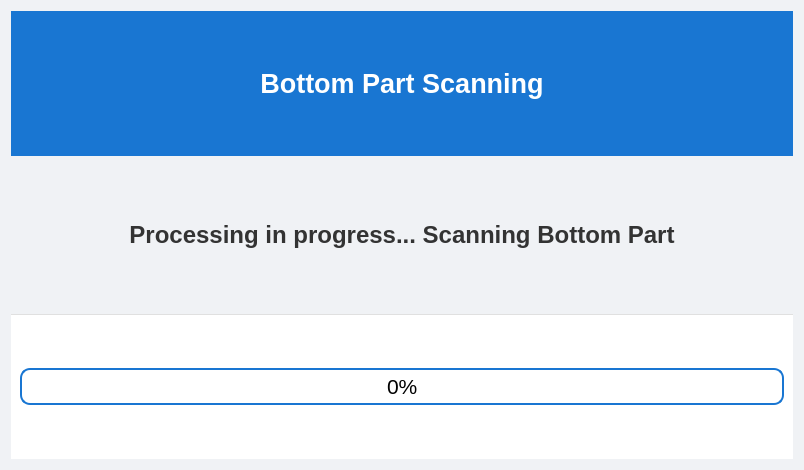
<?xml version="1.0" encoding="UTF-8"?>
<ui version="4.0">
 <class>BottomScanScreen</class>
 <widget class="QWidget" name="BottomScanScreen">
  <property name="geometry">
   <rect>
    <x>0</x>
    <y>0</y>
    <width>804</width>
    <height>470</height>
   </rect>
  </property>
  <property name="sizePolicy">
   <sizepolicy hsizetype="Preferred" vsizetype="Fixed">
    <horstretch>0</horstretch>
    <verstretch>0</verstretch>
   </sizepolicy>
  </property>
  <property name="windowTitle">
   <string>Bottom Part Scanning</string>
  </property>
  <property name="styleSheet">
   <string notr="true">
#BottomScanScreen {
    background-color: #f0f2f5;
    font-family: Arial, sans-serif;
}

/* Header */
#headerFrame {
    background-color: #1976d2;
}
#headerLabel {
    color: white;
    font-size: 20pt;
    font-weight: bold;
}

/* Tip Box Styles */
QFrame.TipBox { /* Using a class-like selector for the common style */
    min-width: 20px;
    max-width: 20px;
    min-height: 20px;
    max-height: 20px;
    border: 2px solid #1976d2; /* Blue Border */
    background-color: #e3f2fd; /* Light Blue Fill (Active Indicator) */
    border-radius: 4px;
}
QFrame#selectedTipBox {
    background-color: white; /* Make the 'Selected Part' box less prominent/active */
    border-color: #e0e0e0;
}


/* Scanning Labels */
#scanLabel {
    font-size: 18pt;
    font-weight: bold;
    color: #333;
    /* Removed redundant qproperty-alignment as it's set by layout */
}
#selectedPartLabel {
    font-size: 16pt;
    color: #555;
    /* Removed redundant qproperty-alignment as it's set by layout */
}

/* Progress Bar */
QProgressBar {
    border: 2px solid #1976d2;
    border-radius: 10px;
    text-align: center;
    font-size: 16pt;
}
QProgressBar::chunk {
    background-color: #4CAF50; /* Changed to green for process progress */
}

/* Footer (Progress Bar is now here) */
#footerFrame {
    background-color: #ffffff;
    border-top: 1px solid #e0e0e0;
}
   </string>
  </property>
  <layout class="QVBoxLayout" name="verticalLayoutMain">
   <item>
    <widget class="QFrame" name="headerFrame">
     <property name="minimumSize">
      <size>
       <width>0</width>
       <height>80</height>
      </size>
     </property>
     <layout class="QHBoxLayout" name="headerLayout">
      <item>
       <widget class="QLabel" name="headerLabel">
        <property name="text">
         <string>Bottom Part Scanning</string>
        </property>
        <property name="alignment">
         <set>Qt::AlignCenter</set>
        </property>
       </widget>
      </item>
     </layout>
    </widget>
   </item>
   <item>
    <layout class="QHBoxLayout" name="scanProgressLayout">
     <property name="spacing">
      <number>15</number>
     </property>
     <property name="leftMargin">
      <number>20</number>
     </property>
     <property name="rightMargin">
      <number>20</number>
     </property>
     <item>
      <widget class="QLabel" name="scanLabel">
       <property name="minimumSize">
        <size>
         <width>0</width>
         <height>100</height>
        </size>
       </property>
       <property name="frameShape">
        <enum>QFrame::NoFrame</enum>
       </property>
       <property name="text">
        <string>Processing in progress... Scanning Bottom Part</string>
       </property>
       <property name="alignment">
        <set>Qt::AlignCenter</set>
       </property>
      </widget>
     </item>
    </layout>
   </item>
   <item>
    <widget class="QFrame" name="footerFrame">
     <property name="minimumSize">
      <size>
       <width>0</width>
       <height>80</height>
      </size>
     </property>
     <layout class="QHBoxLayout" name="footerLayout">
      <item>
       <widget class="QProgressBar" name="scanProgressBar">
        <property name="minimum">
         <number>0</number>
        </property>
        <property name="maximum">
         <number>100</number>
        </property>
        <property name="value">
         <number>0</number>
        </property>
       </widget>
      </item>
     </layout>
    </widget>
   </item>
  </layout>
 </widget>
 <resources/>
 <connections/>
</ui>
